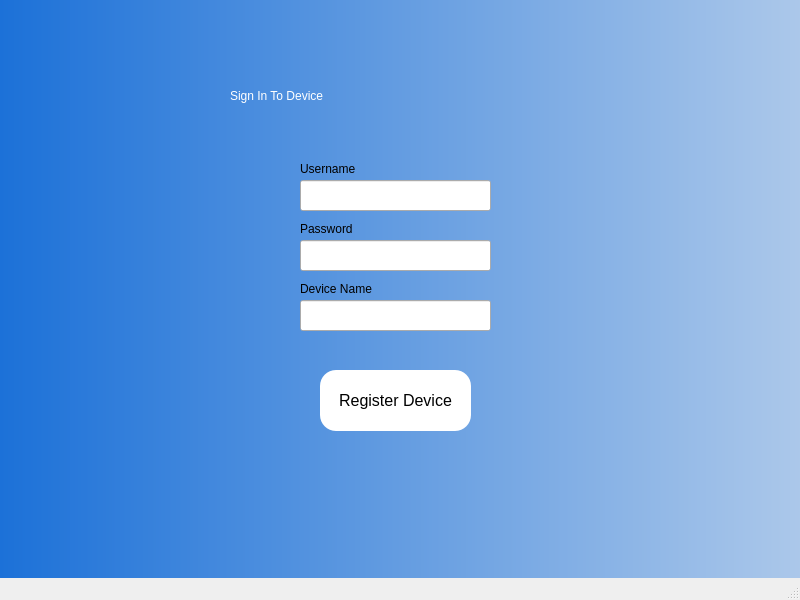
<?xml version="1.0" encoding="UTF-8"?>
<ui version="4.0">
 <class>MainWindow</class>
 <widget class="QMainWindow" name="MainWindow">
  <property name="geometry">
   <rect>
    <x>0</x>
    <y>0</y>
    <width>800</width>
    <height>600</height>
   </rect>
  </property>
  <property name="windowTitle">
   <string>MainWindow</string>
  </property>
  <widget class="QWidget" name="centralwidget">
   <widget class="QWidget" name="mainWidget" native="true">
    <property name="geometry">
     <rect>
      <x>0</x>
      <y>0</y>
      <width>801</width>
      <height>600</height>
     </rect>
    </property>
    <property name="styleSheet">
     <string notr="true">QWidget#mainWidget{
	background-color: qlineargradient(spread:pad, x1:0, y1:0, x2:1, y2:0, stop:0 rgba(28, 113, 216, 255), stop:1 rgba(172, 200, 234, 255));
}</string>
    </property>
    <widget class="QPushButton" name="btn_register">
     <property name="geometry">
      <rect>
       <x>320</x>
       <y>370</y>
       <width>151</width>
       <height>61</height>
      </rect>
     </property>
     <property name="styleSheet">
      <string notr="true">background-color: rgb(255, 255, 255);
padding: 15px;
font-size: 16px;
border-radius: 16px;</string>
     </property>
     <property name="text">
      <string>Register Device</string>
     </property>
    </widget>
    <widget class="QLabel" name="label">
     <property name="geometry">
      <rect>
       <x>230</x>
       <y>50</y>
       <width>351</width>
       <height>91</height>
      </rect>
     </property>
     <property name="styleSheet">
      <string notr="true">color: rgb(255, 255, 255);
font: 75 36pt &quot;Ubuntu&quot;;</string>
     </property>
     <property name="text">
      <string>Sign In To Device</string>
     </property>
    </widget>
    <widget class="QLineEdit" name="input_username">
     <property name="geometry">
      <rect>
       <x>300</x>
       <y>180</y>
       <width>191</width>
       <height>31</height>
      </rect>
     </property>
     <property name="text">
      <string/>
     </property>
    </widget>
    <widget class="QLabel" name="label_2">
     <property name="geometry">
      <rect>
       <x>300</x>
       <y>160</y>
       <width>71</width>
       <height>17</height>
      </rect>
     </property>
     <property name="text">
      <string>Username</string>
     </property>
    </widget>
    <widget class="QLabel" name="label_3">
     <property name="geometry">
      <rect>
       <x>300</x>
       <y>220</y>
       <width>71</width>
       <height>17</height>
      </rect>
     </property>
     <property name="text">
      <string>Password</string>
     </property>
    </widget>
    <widget class="QLineEdit" name="input_password">
     <property name="geometry">
      <rect>
       <x>300</x>
       <y>240</y>
       <width>191</width>
       <height>31</height>
      </rect>
     </property>
     <property name="text">
      <string/>
     </property>
    </widget>
    <widget class="QLineEdit" name="input_name">
     <property name="geometry">
      <rect>
       <x>300</x>
       <y>300</y>
       <width>191</width>
       <height>31</height>
      </rect>
     </property>
     <property name="text">
      <string/>
     </property>
    </widget>
    <widget class="QLabel" name="label_4">
     <property name="geometry">
      <rect>
       <x>300</x>
       <y>280</y>
       <width>101</width>
       <height>17</height>
      </rect>
     </property>
     <property name="text">
      <string>Device Name</string>
     </property>
    </widget>
   </widget>
  </widget>
  <widget class="QMenuBar" name="menubar">
   <property name="geometry">
    <rect>
     <x>0</x>
     <y>0</y>
     <width>800</width>
     <height>22</height>
    </rect>
   </property>
  </widget>
  <widget class="QStatusBar" name="statusbar"/>
 </widget>
 <resources/>
 <connections/>
</ui>
